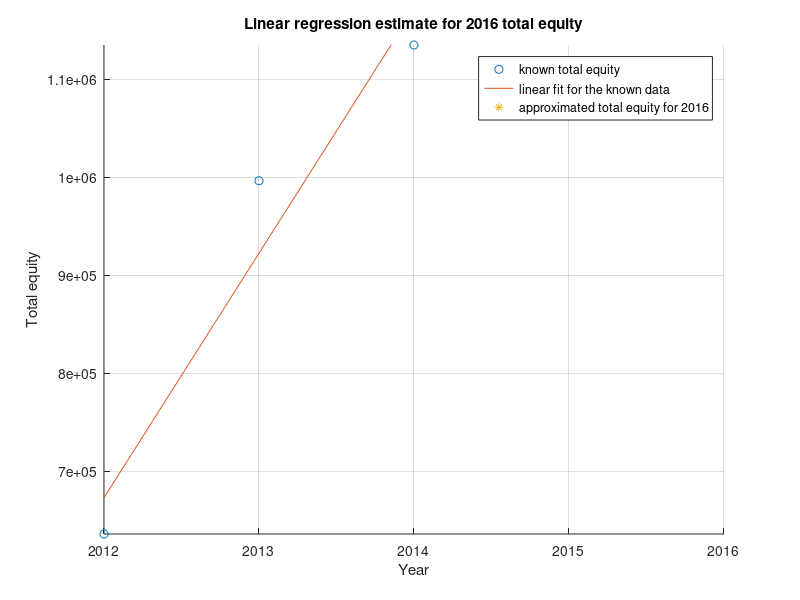

This figure's MATLAB source:
year = [2014	2013	2012];
tot_asset = [2482643	1062037	1316664];
liab = [1285087	819256	308581];

tot_asset = [2423119	1823016];
liab = [3441964	2038689];

tot_asset = [1426683	1257845	850628];
liab = [291707	261288	214409];

x = year(1:end);
y = tot_asset - liab

p = polyfit(x,y,1);
f = @(x) p(1)*x+p(2);



hold on;
plot(x,y,'o');
ezplot( f,[min(x) 2016] );
plot(2016,f(2016),'*');

title('Linear regression estimate for 2016 total equity');
xlabel('Year');
ylabel('Total equity');
xlim([min(x) 2016]);
ylim([min(y) max(y)]);
legend('known total equity','linear fit for the known data','approximated total equity for 2016');
grid on;
hold off;
display(f(2016));